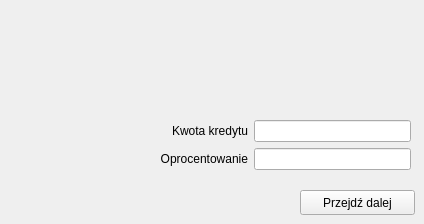
       <widget class="QWidget" name="page_17_credit_sell">
        <widget class="QPushButton" name="pushButton_cr_accept">
         <property name="geometry">
          <rect>
           <x>300</x>
           <y>190</y>
           <width>115</width>
           <height>25</height>
          </rect>
         </property>
         <property name="text">
          <string>Przejdź dalej</string>
         </property>
        </widget>
        <widget class="QWidget" name="layoutWidget">
         <property name="geometry">
          <rect>
           <x>160</x>
           <y>120</y>
           <width>251</width>
           <height>52</height>
          </rect>
         </property>
         <layout class="QGridLayout" name="gridLayout_10">
          <item row="0" column="0">
           <widget class="QLabel" name="label_35">
            <property name="text">
             <string>Kwota kredytu</string>
            </property>
            <property name="alignment">
             <set>Qt::AlignRight|Qt::AlignTrailing|Qt::AlignVCenter</set>
            </property>
           </widget>
          </item>
          <item row="0" column="1">
           <widget class="QLineEdit" name="lineEdit_cr_money"/>
          </item>
          <item row="1" column="0">
           <widget class="QLabel" name="label_36">
            <property name="text">
             <string>Oprocentowanie</string>
            </property>
            <property name="alignment">
             <set>Qt::AlignRight|Qt::AlignTrailing|Qt::AlignVCenter</set>
            </property>
           </widget>
          </item>
          <item row="1" column="1">
           <widget class="QLineEdit" name="lineEdit_cr_per"/>
          </item>
         </layout>
        </widget>
       </widget>
